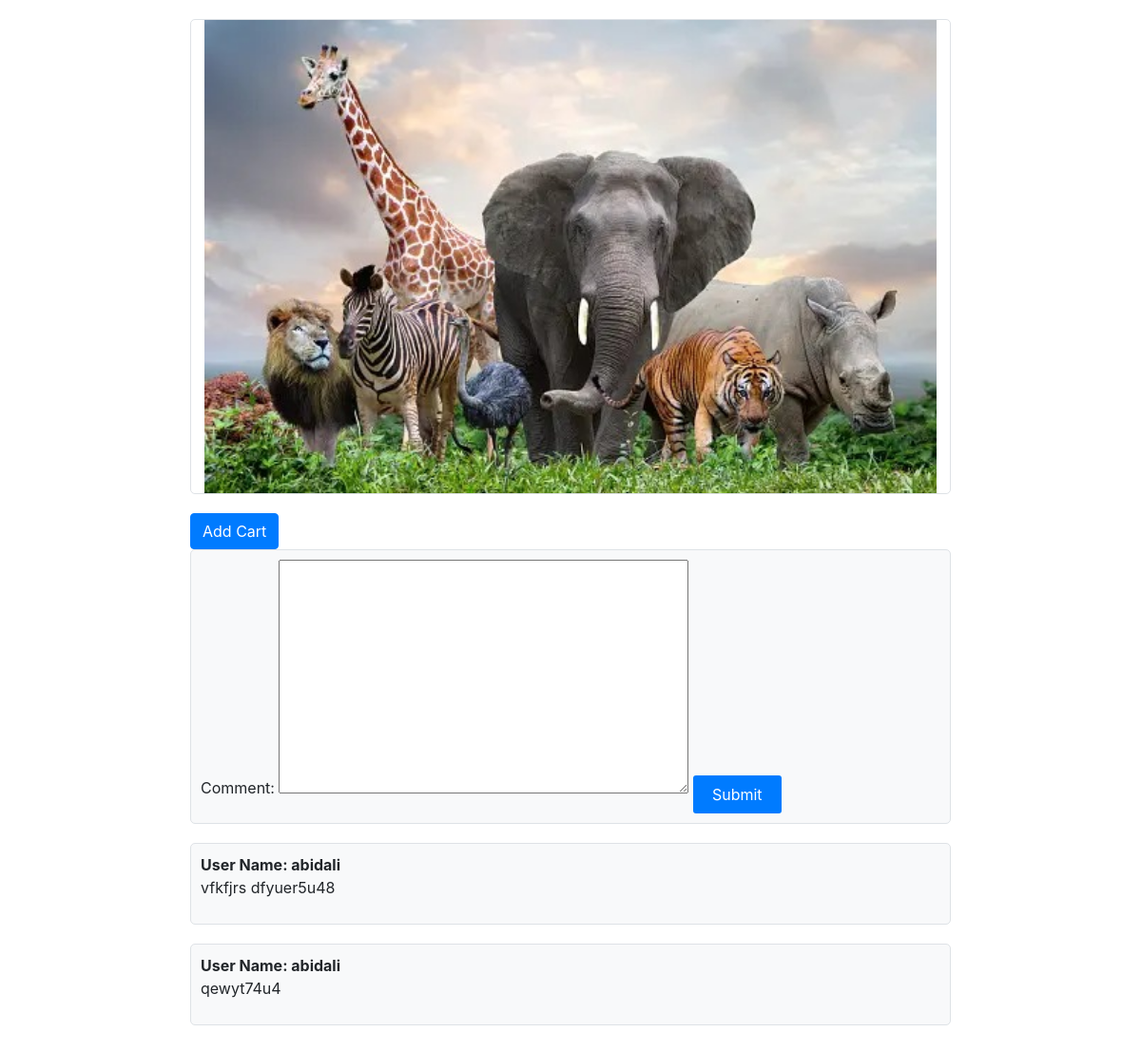
/comment/2, run on the app's committed database.
### user_store/models.py (models this page shows)
class Products(models.Model):
  user = models.ForeignKey(User,on_delete=models.CASCADE)
  title = models.CharField(max_length=100)
  description = models.TextField()
  image = models.ImageField(upload_to='images/')
  price = models.IntegerField()

class Comments(models.Model):
  comment = models.TextField()
  user = models.ForeignKey(User,on_delete = models.CASCADE)
  product_id = models.ForeignKey(Products,on_delete = models.CASCADE)

### user_store/views.py (the view)
# urls.py: path('comment/<int:id>',views.User_comments,name='comment'),
def User_comments(request, id):
    product = Products.objects.get(pk=id)
    all_comment = Comments.objects.filter(product_id=product)
    products = Products.objects.filter(pk=id).first()
    if request.method == 'POST':
        cmt = User_comment(request.POST)
        if cmt.is_valid():
            comment = cmt.save(commit=False)
            comment.product_id = product
            if request.user.is_authenticated:
                if request.user != product.user:
                    comment.user = request.user
                    comment.save()
                    messages.success(request, 'Comment submitted successfully')
                    return redirect('comment',id=comment.product_id.id)
                else:
                    messages.error(request, "A user cannot comment on their own product")
            else:
                messages.error(request, "Only logged-in users can add comments")
                return HttpResponseRedirect('/weblogin/')
    else:
        cmt = User_comment()
    return render(request, 'comment.html', {'comment': cmt, 'all_comment': all_comment, 'prdct': product, 'req_user': request.user.id, 'p_user': products.user.id})

### user_store/forms.py
class User_comment(forms.ModelForm):
  class Meta:
    model = Comments
    fields = ['comment']

### user_store/templates/comment.html (shortened to what this page needs)
{% load static %}
<!DOCTYPE html>
<html lang="en">
<head>
  <link rel="stylesheet" href="https://stackpath.bootstrapcdn.com/bootstrap/4.5.2/css/bootstrap.min.css">
  <link rel="stylesheet" href="{% static 'css/style.css' %}">
</head>
<body>
  <div class="comment-container">
    <img src="{{ prdct.image.url }}" alt="{{ prdct.name }}" class="product-image">
    {% if request.user.id != prdct.user.id %}
    <a href="{% url 'addcart' prdct.id %}" class="btn btn-primary">Add Cart</a>
    {% endif %}
    <div class="comment-box">
      {% if req_user != p_user %}
      <form action="" method="POST">
        {% for comt in comment %}
          {{ comt.label_tag }}
          {{ comt }}
        {% endfor %}
        <button type="submit" class="btn btn-primary comment-button">Submit</button>
      </form>
      {% endif %}
    </div>
    {% for com in all_comment %}
      <div class="comment">
        <strong>User Name: {{ com.user }}</strong> <br>
        <p>{{ com.comment }}</p>
      </div>
    {% endfor %}
  </div>
</body>
</html>

### user_store/templates/comment.html (style rules this page uses)
body { padding: 20px; }
.comment-container { max-width: 800px; margin: 0 auto; }
.comment-box { background-color: #f8f9fa; border: 1px solid #dee2e6; border-radius: 5px; padding: 10px; margin-bottom: 20px; }
.comment-button { background-color: #007bff; color: white; border: none; border-radius: 3px; padding: 8px 20px; margin-top: 10px; }
.comment { margin-bottom: 20px; padding: 10px; background-color: #f8f9fa; border: 1px solid #dee2e6; border-radius: 5px; }
.product-image { width: 100%; max-height: 500px; object-fit: contain; margin-bottom: 20px; border: 1px solid #dee2e6; border-radius: 5px; }

### data on the page
Products: image (picture)
Comments: user "abidali", comment "vfkfjrs dfyuer5u48"
Comments: user "abidali", comment "qewyt74u4"

### other printed values
{{ comt.label_tag }} "Comment:"
